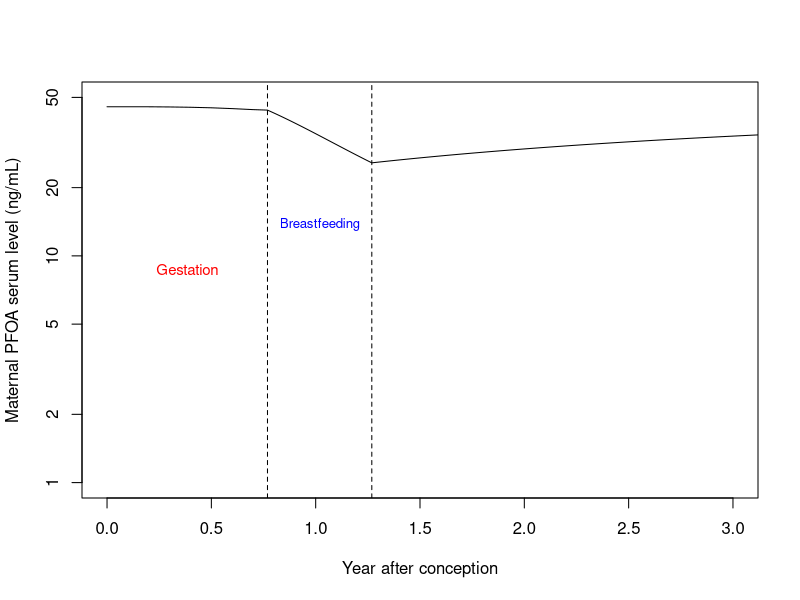

Write R code to recreate this figure.
#******************************************************************************************************
# A Simple Pharmacokinetic Model of Prenatal and Postnatal Exposure to
# Perfluoroalkyl Substances (2016)
#
# Model coded in acslX by Marc-Andre Verner
# Translated into R by Yerin Jung
# Additional comments and code edits by Scott Bartell
#
# *Units*
# Time: hour; except "Age_" parameters & input time = [year]
# Volume: L
# Amounts: ug
#******************************************************************************************************

#install.package("deSolve")  
library(deSolve) 
library(dplyr)
library(tidyverse)

set.seed(271)
# Subject-specific characteristics
Age_conception = 30                     # Maternal Age at conception (years)
Age_delivery = Age_conception+0.769     # Maternal Age at delivery (years)
Weight_prepregnancy_M = 70              # Pre-pregnancy maternal body weight (kg)
Compound = 2                            # Compound (1:PFOS, 2:PFOA, 3:PFHxS, 4:PFNA)
Sex = 0                                 # Sex of child (Female=0; Male=1)
Total_bf = 6/12                         # Total duration of breastfeeding (years)
Total_pp = 12                           # Total postpartum duration for model predictions (years)
Total_pc = 0                            # Total pre-conception duration (years)
Dust = 0                                # Dust literature (0=Wu et al., 2015; 1= Winkens et al., 2018)
Diet = 0                                # Diet literature (0=Domingo et al., 2012; 1=Haug et al., 2010)

# Simulation time
Age_M =(Age_conception+seq(from=-Total_pc, to=0.769+Total_pp, by=1/365/24))    # Age of mother (years; by=1 hour)

# Median weight (kg) profiles (index: Age in years by=0.1 year)
Age_span=seq(from=0,to=100,by=0.1)
table_bw_females=list("years"=c(0.0, 0.5, 1.0, 2.0, 5.0, 10.0, 13.0, 16.0, 20.0, 100.0),
                      "y"= c(3.4, 7.2, 9.5, 12.1, 18.0, 33.0, 46.0, 54.0, 58.0, 58.0))
table_bw_females = data.frame(approx(table_bw_females$years,table_bw_females$y, xout=round(Age_span,1), rule=2))
BW_F_func <- approxfun(table_bw_females$x, table_bw_females$y, rule = 2)
table_bw_males=list("years"=c(0.0, 0.5, 1.0, 2.0, 5.0, 10.0, 13.0, 16.0, 20.0, 100.0),
                    "y"=c(3.5, 7.8, 10.3, 12.7, 18.0, 32.0, 46.0, 61.0, 71.0, 71.0))
table_bw_males = data.frame(approx(table_bw_males$years,table_bw_males$y, xout=round(Age_span,1), rule=2))
BW_M_func <- approxfun(table_bw_males$x, table_bw_males$y, rule = 2) 
table_fetal_weight=list("years"=c(0.0, 0.217, 0.353, 0.463, 0.551, 0.639, 0.768),
                        "y"=c(0.0, 0.0, 0.26, 0.69, 1.25, 2.02, 3.28))
table_fetal_weight = data.frame(approx(table_fetal_weight$years,table_fetal_weight$y, xout=round(seq(from=0,to=0.8,by=0.1),1), rule=2))
BW_C_func <- approxfun(table_fetal_weight$x, table_fetal_weight$y, rule = 2) 

# Children Dust ingestion rate by age [g/hour]
# indoor settled dust only
table_q_dust_child=list("years"=c(0.0, 0.5, 1.0, 6.0, 20.0),
                        "y"= c(0, 30, 60, 60, 30)/24/10^3)
table_q_dust_child = data.frame(approx(table_q_dust_child$years,table_q_dust_child$y, 
                                       xout=round(seq(from=0,to=20,by=0.1),1), rule=2))
q_dust_child_func <- approxfun(table_q_dust_child$x, table_q_dust_child$y, rule = 2)

# Children fraction of time spent indoors [unitless] (US EPA, 2011)
table_f_ind_child=list("years"=round(c(0.0, 1/12, 3/12, 6/12, 1, 2, 3, 6, 11, 16),1),
                        "y"= c(1440, 1432, 1414, 1301, 1353, 1316, 1278, 1244, 1260, 1248)/60/24)
table_f_ind_child = data.frame(approx(table_f_ind_child$years,table_f_ind_child$y, 
                                       xout=round(seq(from=0,to=20,by=0.1),1), rule=2))
f_ind_child_func <- approxfun(table_f_ind_child$x, table_f_ind_child$y, rule = 2)

# Adult fraction of time spent indoors [unitless] (US EPA, 2011)
q_dust_m = 30/24/10^3           # Dust ingestion rate [g/hour]; indoor settled dust only
f_ind_m = 1159/60/24            # Mean daily time spent indoors at the age of 18-64 y.o.
F_uptake = 0.8                  # The gastrointestinal uptake factor (Gebbink et al. 2015; Y. Wu et al., 2020 )

#******************************************************************************************************
# Compound
PFOS = 1*(Compound == 1)
PFOA = 1*(Compound == 2)
PFHXS = 1*(Compound == 3)
PFNA = 1*(Compound == 4)

#Dust concentration (ng/g)
PFOS_dust = 29*(1-Dust)+1860*Dust
PFOA_dust = 41.4*(1-Dust)+746*Dust
PFHXS_dust = 3.47*(1-Dust)+1410*Dust
PFNA_dust = 13.3*(1-Dust)+89.5*Dust
# Initial PFAS level in indoor dust (ug/g)
dust_conc = (PFOS_dust*PFOS + PFOA_dust*PFOA + PFNA_dust*PFNA + PFHXS_dust*PFHXS)/1000

# Daily intake through diet (ng/kg/d)
PFOS_diet = 2.26*(1-Diet) + 1.2*Diet
PFOA_diet = 6.37*(1-Diet) + 0.55*Diet
PFNA_diet = 1.47
PFHXS_diet = 0.06
diet_edi = PFOS_diet*PFOS + PFOA_diet*PFOA + PFNA_diet*PFNA + PFHXS_diet*PFHXS                           


# Volume of distribution (l/kg)
PFOS_VD_BW = 0.230    # PFOS
PFOA_VD_BW = 0.170    # PFOA
PFHXS_VD_BW = 0.213   # PFHXS
PFNA_VD_BW = 0.170    # PFNA (Zhang et al., 2013)
VD_BW = PFOS*PFOS_VD_BW+PFOA*PFOA_VD_BW+PFHXS*PFHXS_VD_BW+PFNA*PFNA_VD_BW

# Plasma:milk level ratio
PFOS_PMilk = 0.0138   # PFOS
PFOA_PMilk = 0.0577   # PFOA
PFHXS_PMilk = 0.0140  # PFHxS
PFNA_PMilk = 0.0056   # PFNA (Kim et al., 2011)
PMilk = PFOS*PFOS_PMilk+PFOA*PFOA_PMilk+PFHXS*PFHXS_PMilk+PFNA*PFNA_PMilk

# Cord:maternal plasma level ratio
PFOS_P_CM = 0.454     # PFOS
PFOA_P_CM = 0.783     # PFOA
PFHXS_P_CM = 0.556    # PFHxS
PFNA_P_CM = 0.468    # PFNA (Kim et al., 2011)
P_CM = PFOS*PFOS_P_CM+PFOA*PFOA_P_CM+PFHXS*PFHXS_P_CM+PFNA*PFNA_P_CM

# Half-lives (years)
PFOS_HL = 5.4         # PFOS
PFOA_HL = 2.3         # PFOA (Bartell et al., 2010)
PFHXS_HL = 8.5        # PFHxS
PFNA_HL = 3.9         # PFNA (Zhang et al., 2013)
# Half-lives (hours)
HALF_LIFE = (PFOS*PFOS_HL+PFOA*PFOA_HL+PFHXS*PFHXS_HL+PFNA*PFNA_HL)*365*24 

# placental transfer
ktrans1 = P_CM # Mother->fetus placental transfer  (l/h)
ktrans2 = 1.0  # Fetus->mother placental transfer  (l/h)
#******************************************************************************************************

## PBPK model
# Unit: age [y] input time [h] mass [ug] volume [l] unless noted
pbpkmodel <- function(Time, State, Parmeters) {
  with(as.list(c(State, Paras)), {
    #Switches for Time Events    #*********************************************************************
    if (Age_conception-Time/24/365>0) {            #Conception
      IO_CONCEPTION = 0
    } else {
      IO_CONCEPTION = 1
    }
    if (Age_delivery-Time/24/365>0) {              #Delivery
      IO_DELIVERY = 0
    } else {
      IO_DELIVERY = 1
    }
    if (Total_bf-(Time/24/365-Age_delivery)>0 & (Time/24/365-Age_delivery)>0 ) {  #Breasfeeding
      IO_BF = 1
    } else {
      IO_BF = 0
    }
    
    # Age of child (year)
    Age_C = IO_DELIVERY*(Time/24/365-Age_delivery)  #[y]
    if (Total_bf-Age_C>0){                   # Breastfeeding
      IO_END_TOTAL_BF = 0
    } else {
      IO_END_TOTAL_BF = 1
    }
    if (0.500-Age_C>0){                      # Child age > 6 m.o.
      IO_CHILD_6m = 0 
    } else {
      IO_CHILD_6m = 1
    }
    if (1.000-Age_C>0){                      # Child age > 12 m.o.
      IO_CHILD_12m = 0
    } else {
      IO_CHILD_12m = 1
    }
    if (2.500-Age_C>0){                      # Child age > 30 m.o.
      IO_CHILD_30m = 0
    } else {
      IO_CHILD_30m = 1
    }
    #******************************************************************************************************
    # weight (kg)
    BW_M = (Weight_prepregnancy_M/BW_F_func(Age_conception))*BW_F_func(Time/365/24)
    BW_C = ((IO_CONCEPTION-IO_DELIVERY)*BW_C_func(Time/365/24-Age_conception) + 
                     (IO_DELIVERY)*((1-Sex)*BW_F_func(Age_C)+Sex*BW_M_func(Age_C)))
    #******************************************************************************************************
    # Volume of distribution (l)
    VD_M = VD_BW*BW_M # Maternal volume of distribution (l)
    VD_C = VD_BW*BW_C+1E-03 # Child volume of distribution (l)
    
    C_MOTHER = A_MOTHER/VD_M # Concentration in maternal compartment (ug/l)
    C_CHILD = A_CHILD/VD_C # Concentration in child compartment (ug/l)

    # Placental diffusion
    DIFF_M_C = (IO_CONCEPTION-IO_DELIVERY)*ktrans1*C_MOTHER # Mother->fetus placental transfer rate (ug/h)
    DIFF_C_M = (IO_CONCEPTION-IO_DELIVERY)*ktrans2*C_CHILD # Fetus->mother placental transfer rate (ug/h)
    #******************************************************************************************************
    # Breast milk transfer
    VOLUME_MILK_1ST_YEAR = BW_C*(-0.312*(Age_C*365)+157.7)/24  # (g/h)
    VOLUME_MILK_2ND_YEAR = (-0.763*Age_C*365 + 720.3)/24       # (g/h)
    VOLUME_MILK = IO_BF*(IO_DELIVERY-IO_END_TOTAL_BF)* 
      ((1-IO_CHILD_12m)*VOLUME_MILK_1ST_YEAR 
       +(IO_CHILD_12m-IO_CHILD_30m)*VOLUME_MILK_2ND_YEAR)/1000 # Breast milk consumption rate (l/h)

    # Breast milk consumption rate (l/h)
    C_MILK = PMilk*C_MOTHER # Concentration in breast milk (ug/l)
    TRANSFER_BF = VOLUME_MILK*C_MILK # Mother-child lactational transfer (ug/h)
    #******************************************************************************************************
    # Elimination
    ELIMINATION_M = C_MOTHER*VD_M*log(2)/HALF_LIFE # Elimination from the maternal compartment (ug/h)
    ELIMINATION_C = C_CHILD*VD_C*log(2)/HALF_LIFE  # Elimination from the child compartment (ug/h)
    #******************************************************************************************************
    # Dosing
    INTAKE_M =diet_edi/1000/24*BW_M  +                                    # Maternal PFAS dietary intake (ug/h)
      dust_conc*q_dust_m*f_ind_m*F_uptake                                 # Maternal PFAS dust intake (ug/h)
    INTAKE_C = IO_CHILD_6m*((diet_edi/1000/24)/BW_M*BW_C +                # Child PFAS dietary intake (ug/h)
      dust_conc*q_dust_child_func(Age_C)*f_ind_child_func(Age_C)*F_uptake) # Child PFAS dust intake (ug/h)
    
    #******************************************************************************************************
    # Mass-balance differential equations
    # Maternal compartment
    RA_MOTHER = INTAKE_M-ELIMINATION_M-TRANSFER_BF-DIFF_M_C+DIFF_C_M # Rate of amount in maternal compartment (ug/h)
    # Child compartment
    RA_CHILD = INTAKE_C+TRANSFER_BF-ELIMINATION_C+DIFF_M_C-DIFF_C_M # Rate of amount in child compartment (ug/h)

    ## Mass balance
    Tmass = A_MOTHER+A_CHILD
    list(c(RA_MOTHER,RA_CHILD), 
         c(dose=INTAKE_M,Tmass=Tmass, serum_M=C_MOTHER, serum_C=C_CHILD,Age_C=Age_C) )
      })
  }

# For initial conditions, assume mom is at steady state at time of conception
C_SS <- (diet_edi/1000/24+(dust_conc*q_dust_m*f_ind_m*F_uptake)/Weight_prepregnancy_M) / 
  (log(2)/HALF_LIFE) / VD_BW   # maternal prepregnancy body weight cancelled out 
# (ug/h/kg)/(/h)/(l/kg) = ug/L
State <- c(A_MOTHER=C_SS*VD_BW*Weight_prepregnancy_M, A_CHILD=0) #[ug]
Paras <- c(ktrans1, ktrans2, HALF_LIFE)

# PBPK output
# input unit: initial state (ng), time (hour)
# output unit: serum [ug/L; ng/mL], age [year]
out <- ode(y = State,
           times = Age_M*365*24, 
           func = pbpkmodel, 
           parms = Paras) 

# extract results
preds = as.data.frame(out)
preds$time <- preds$time/24 #time unit: hour -> day
#write.csv(preds, file="pfna_Wu_Domingo.csv")    # as a csv.file

#Figure S1
plot(preds$time/365 - Age_conception, preds$serum_M, ylim=c(1,50), 
     log="y", xlab="Year after conception", ylab="Maternal PFOA serum level (ng/mL)", typ="l",xlim=c(0,3))
abline(v=0.769,lty=2)
text(0.769/2,10,"Gestation",col="red",cex=0.9,pos=1)
abline(v=0.769+Total_bf,lty=2)
text(0.769+Total_bf/2,16,"Breastfeeding",col="blue",cex=0.8,pos=1)
